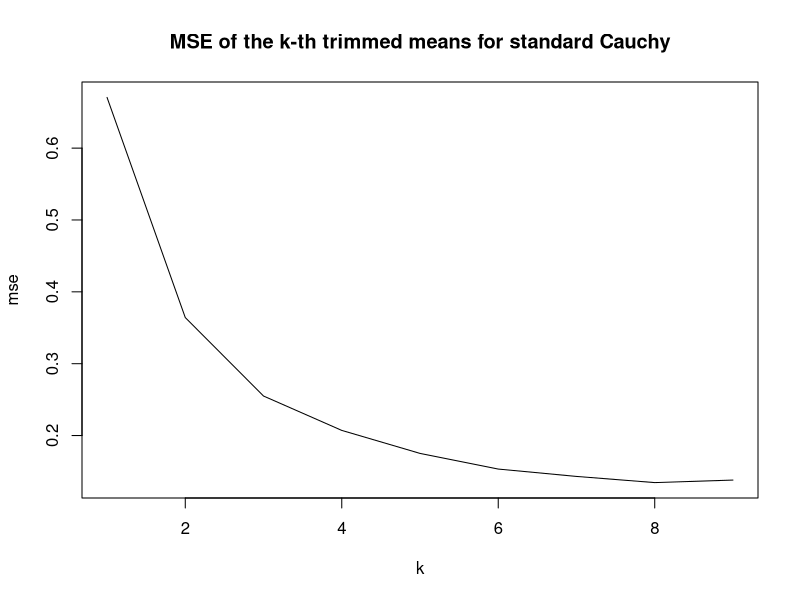

This figure's R source:
trimed.means <- function(x,k){
  x <- sort(x)
  return( sum(x[(k+1):(n-k)])/(n-2*k) )
}


m <- 100 # replicating times
n <- 20 # sample size
set.seed(123)
smp <- matrix(rcauchy(n*m),nrow=n)
mse <- numeric(9)
for(k in 1:9){
  tmeans <- numeric(m)
  for(j in 1:m){
    tmeans[j] <-trimed.means(smp[,j],k) 
  }
  mse[k] = mean((tmeans-mean(tmeans))^2)
}

k = 1:9
rbind(k,mse)
plot(k,mse,type='l',main='MSE of the k-th trimmed means for standard Cauchy')
